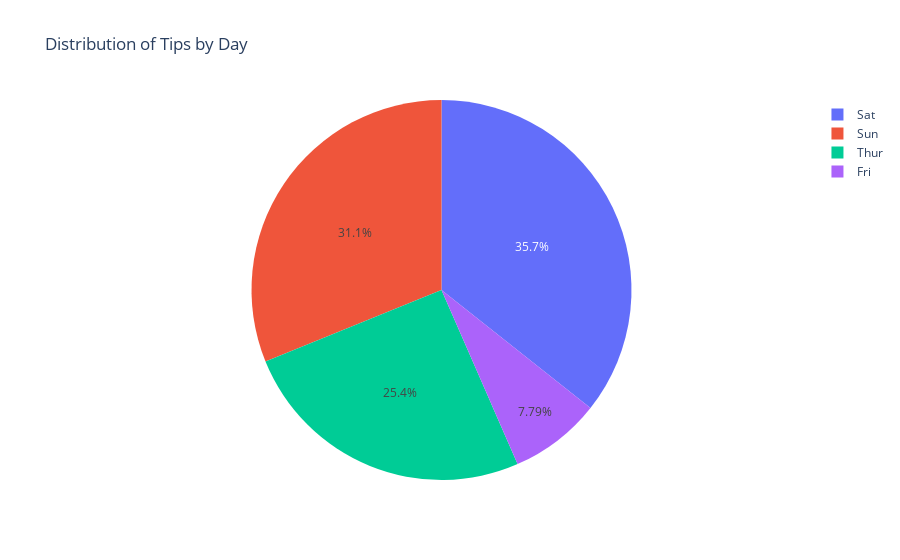

Here is the notebook cell this chart was saved with:
### Code cell
fig = px.pie(df_counts, values='count', names='index', title='Distribution of Tips by Day')
fig.show()

### Figure 1 — Plotly figure (JSON) as saved in the notebook; plotly's stock layout.template omitted (floating-point values rounded to 4 significant figures)
{"data": [{"domain": {"x": [0, 1], "y": [0, 1]}, "hovertemplate": "index=%{label}<br>count=%{value}<extra></extra>", "labels": ["Sat", "Sun", "Thur", "Fri"], "legendgroup": "", "name": "", "showlegend": true, "type": "pie", "values": [87, 76, 62, 19]}], "layout": {"legend": {"tracegroupgap": 0}, "title": {"text": "Distribution of Tips by Day"}}}
